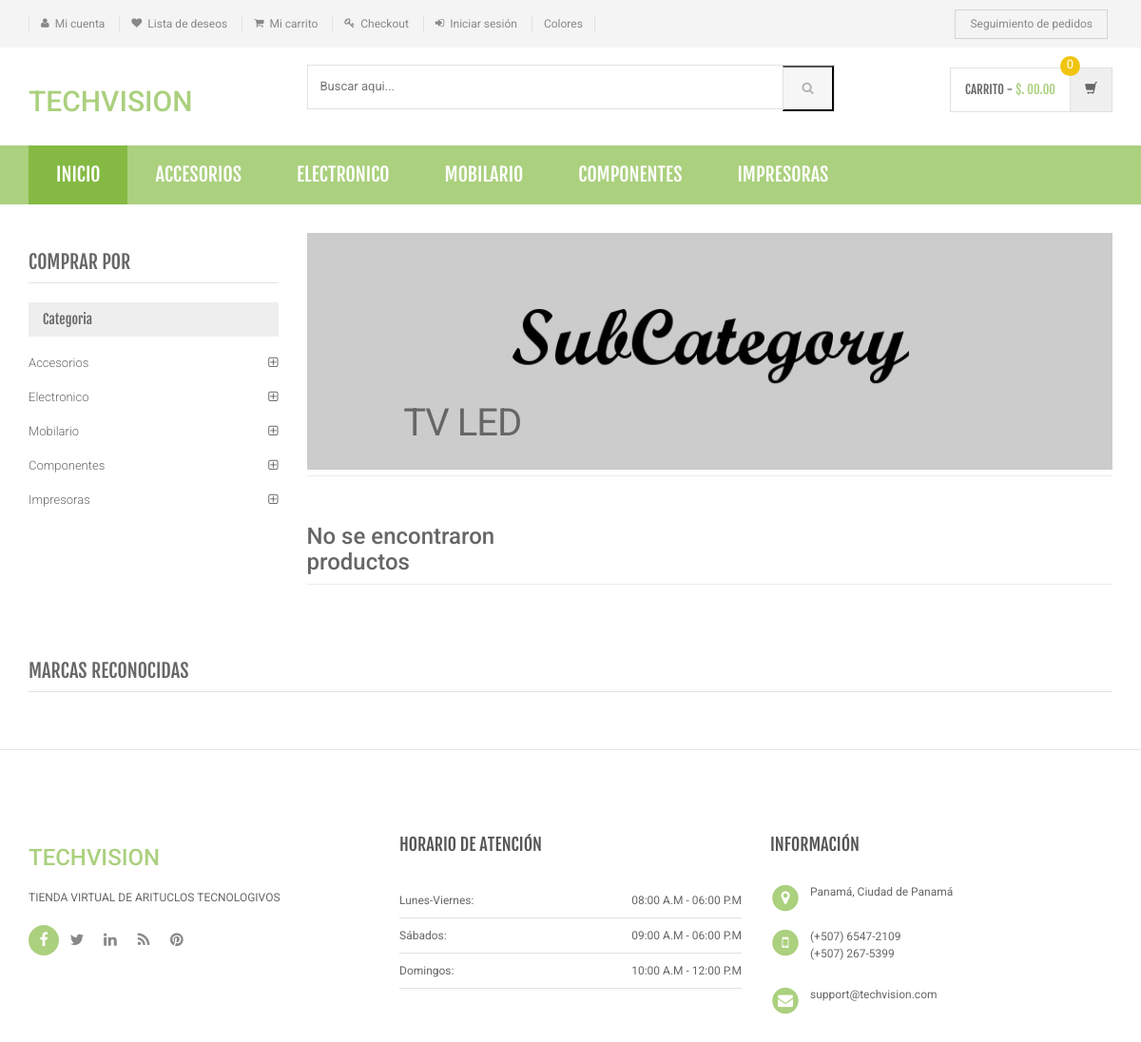
/sub-category.php?scid=2, run on an earlier commit of the app's database.
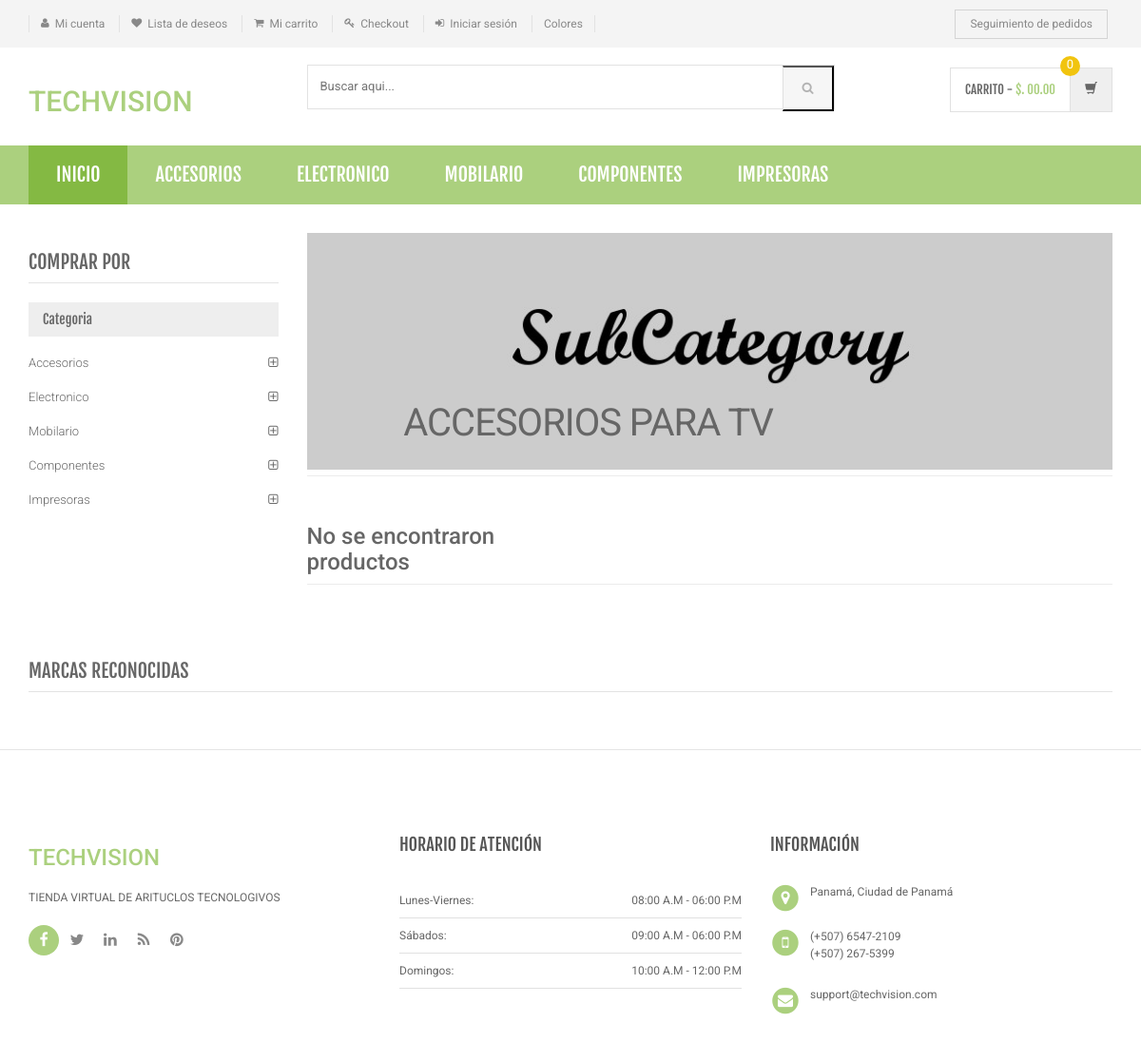
And on a later commit of the database.
### tables this page shows
CREATE TABLE `subcategory` (
  `id` int(11) NOT NULL AUTO_INCREMENT,
  `categoryid` int(11) DEFAULT NULL,
  `subcategory` varchar(255) DEFAULT NULL,
  `creationDate` timestamp NULL DEFAULT current_timestamp(),
  `updationDate` varchar(255) DEFAULT NULL,
  PRIMARY KEY (`id`)
);

### sub-category.php (the view, shortened to what the changed rows need)
<?php
include('includes/config.php');
$cid=intval($_GET['scid']);
?>
<!DOCTYPE html>
<html lang="es">
	<head>
	    <link rel="stylesheet" href="assets/css/bootstrap.min.css">
	    <link rel="stylesheet" href="assets/css/main.css">
	    <link rel="stylesheet" href="assets/css/green.css">
	    <link rel="stylesheet" href="assets/css/owl.carousel.css">
		<link rel="stylesheet" href="assets/css/owl.transitions.css">
		<link href="assets/css/lightbox.css" rel="stylesheet">
		<link rel="stylesheet" href="assets/css/animate.min.css">
		<link rel="stylesheet" href="assets/css/rateit.css">
		<link rel="stylesheet" href="assets/css/bootstrap-select.min.css">
		<link rel="stylesheet" href="assets/css/config.css">
		<link href="assets/css/green.css" rel="alternate stylesheet" title="Green color">
		<link href="assets/css/blue.css" rel="alternate stylesheet" title="Blue color">
		<link href="assets/css/red.css" rel="alternate stylesheet" title="Red color">
		<link href="assets/css/orange.css" rel="alternate stylesheet" title="Orange color">
		<link href="assets/css/dark-green.css" rel="alternate stylesheet" title="Darkgreen color">
		<link rel="stylesheet" href="assets/css/font-awesome.min.css">
	</head>
    <body class="cnt-home">
<header class="header-style-1">
<?php include('includes/main-header.php');?>
</header>
<div class="body-content outer-top-xs">
	<div class='container'>
		<div class='row outer-bottom-sm'>
			<div class='col-md-9'>
	<div id="category" class="category-carousel hidden-xs">
		<div class="item">
			<div class="container-fluid">
				<div class="caption vertical-top text-left">
					<div class="big-text">
						<br />
					</div>
					       <?php $sql=mysqli_query($con,"select subcategory  from subcategory where id='$cid'");
while($row=mysqli_fetch_array($sql))
{
    ?>
					<div class="excerpt hidden-sm hidden-md">
						<?php echo htmlentities($row['subcategory']);?>
					</div>
			<?php } ?>
				</div>
			</div>
		</div>
</div>
		</div></div>
</div>
</div>
</body>
</html>

What changed in the data, as far as the page shows it:
changed subcategory: subcategory "TV LED" → "ACCESORIOS PARA TV"
